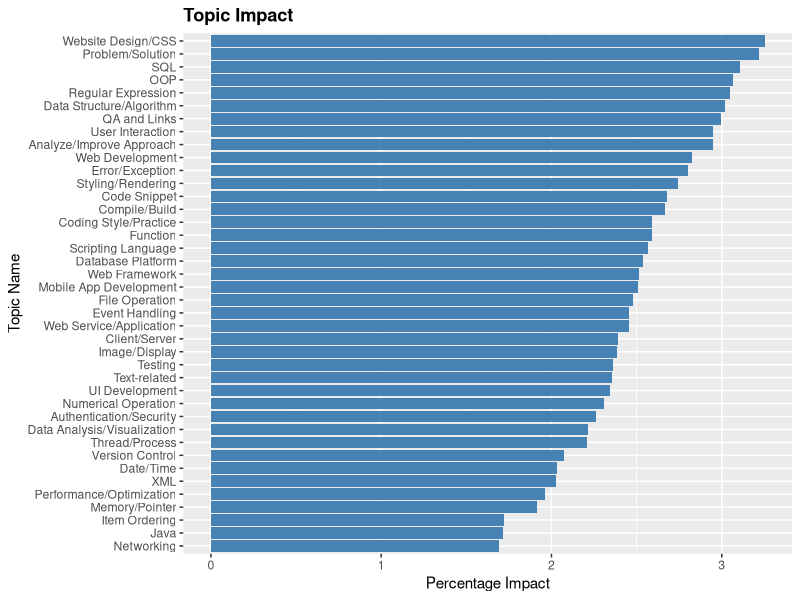

Generate this figure with R:
library("ggplot2")
data <- read.csv("InterpretedTopicShare_AnalysisFinal.txt", header = F)

ggplot(data, aes(x=reorder(data[[1]], data[[2]]), y=data[[2]])) + 
geom_bar(stat="identity", fill="steelblue") + 
# theme(axis.text.x = element_text(angle = 60, hjust = 1)) + 
theme(plot.title = element_text(face="bold")) +
# scale_y_continuous(limits = c(0,8)) + 
ylab("Percentage Impact") + 
xlab("Topic Name") + 
coord_flip() +
ggtitle("Topic Impact")